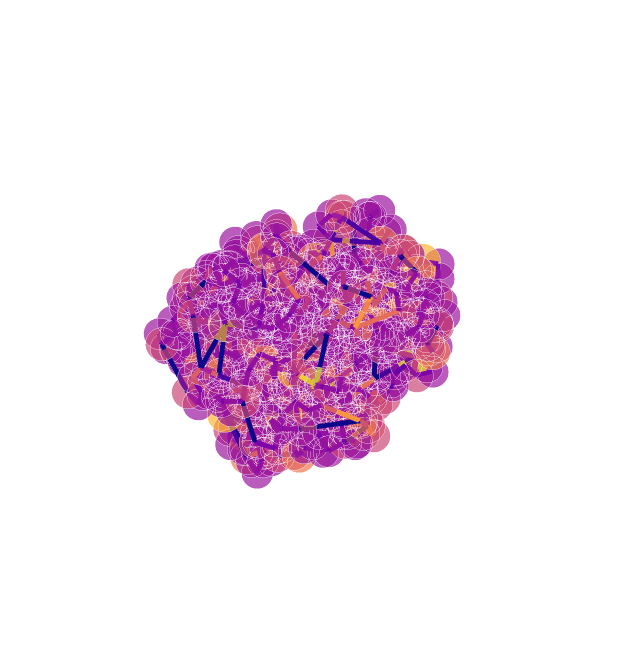

Notebook code cell kept with this figure:
### Code cell
import logging
import networkx as nx
import matplotlib.pyplot as plt
logging.getLogger("matplotlib").setLevel(logging.WARNING)
logging.getLogger("graphein").setLevel(logging.INFO)

import graphein.protein as gp

new_funcs = {"keep_hets": False,
             "edge_construction_functions": [gp.add_peptide_bonds,
                                              gp.add_hydrogen_bond_interactions,
                                              gp.add_disulfide_interactions,
                                              gp.add_ionic_interactions,
                                              gp.add_aromatic_interactions,
                                              gp.add_aromatic_sulphur_interactions,
                                              gp.add_cation_pi_interactions],
             "dssp_config": gp.DSSPConfig()
            }
config = gp.ProteinGraphConfig(**new_funcs)
g = gp.construct_graph(config=config, pdb_code='4hhb')
gp.plotly_protein_structure_graph(g, node_size_multiplier=1)

### Figure 1 — Plotly figure (JSON) as saved in the notebook; plotly's stock layout.template omitted (floating-point values rounded to 4 significant figures; data arrays with more than 128 entries replaced by an {"elided": "..."} marker saying what was removed)
{"data": [{"hoverinfo": "text+x+y+z", "marker": {"color": {"elided": "574x4 float values"}, "opacity": 0.7, "size": {"elided": "574 int values"}, "symbol": "circle"}, "mode": "markers", "text": {"elided": "574 str values"}, "type": "scatter3d", "x": {"elided": "574 float values"}, "y": {"elided": "574 float values"}, "z": {"elided": "574 float values"}}, {"hoverinfo": "text", "line": {"color": {"elided": "2052x4 float values"}, "width": 10}, "mode": "lines", "text": {"elided": "2052 str values"}, "type": "scatter3d", "x": {"elided": "2052 float values"}, "y": {"elided": "2052 float values"}, "z": {"elided": "2052 float values"}}], "layout": {"height": 650, "margin": {"t": 100}, "scene": {"xaxis": {"showbackground": false, "showgrid": false, "showline": false, "showticklabels": false, "title": {"text": ""}, "zeroline": false}, "yaxis": {"showbackground": false, "showgrid": false, "showline": false, "showticklabels": false, "title": {"text": ""}, "zeroline": false}, "zaxis": {"showbackground": false, "showgrid": false, "showline": false, "showticklabels": false, "title": {"text": ""}, "zeroline": false}}, "showlegend": false, "width": 620}}
